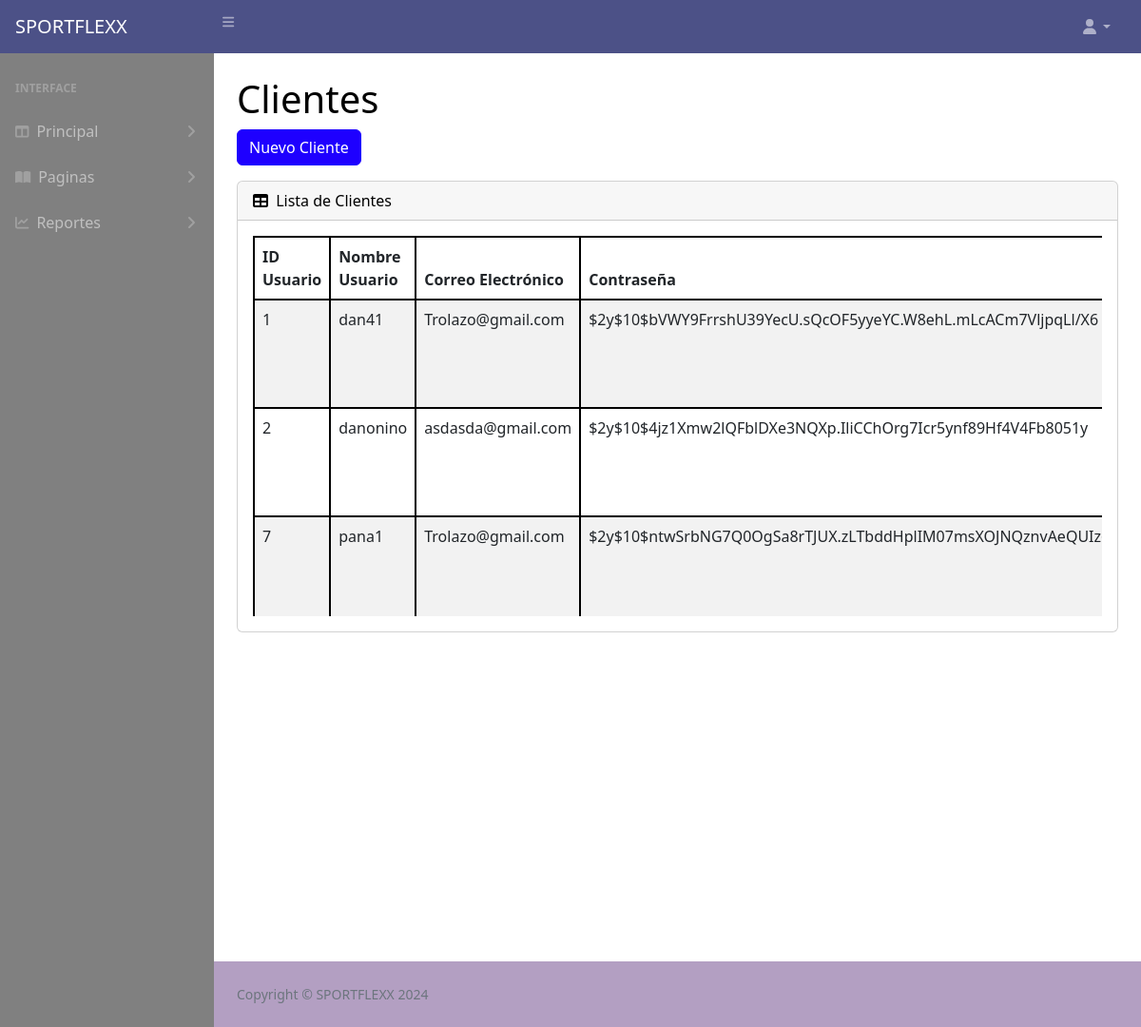
The app's page /Admin/PHP/Menus/clientes.php, older data.
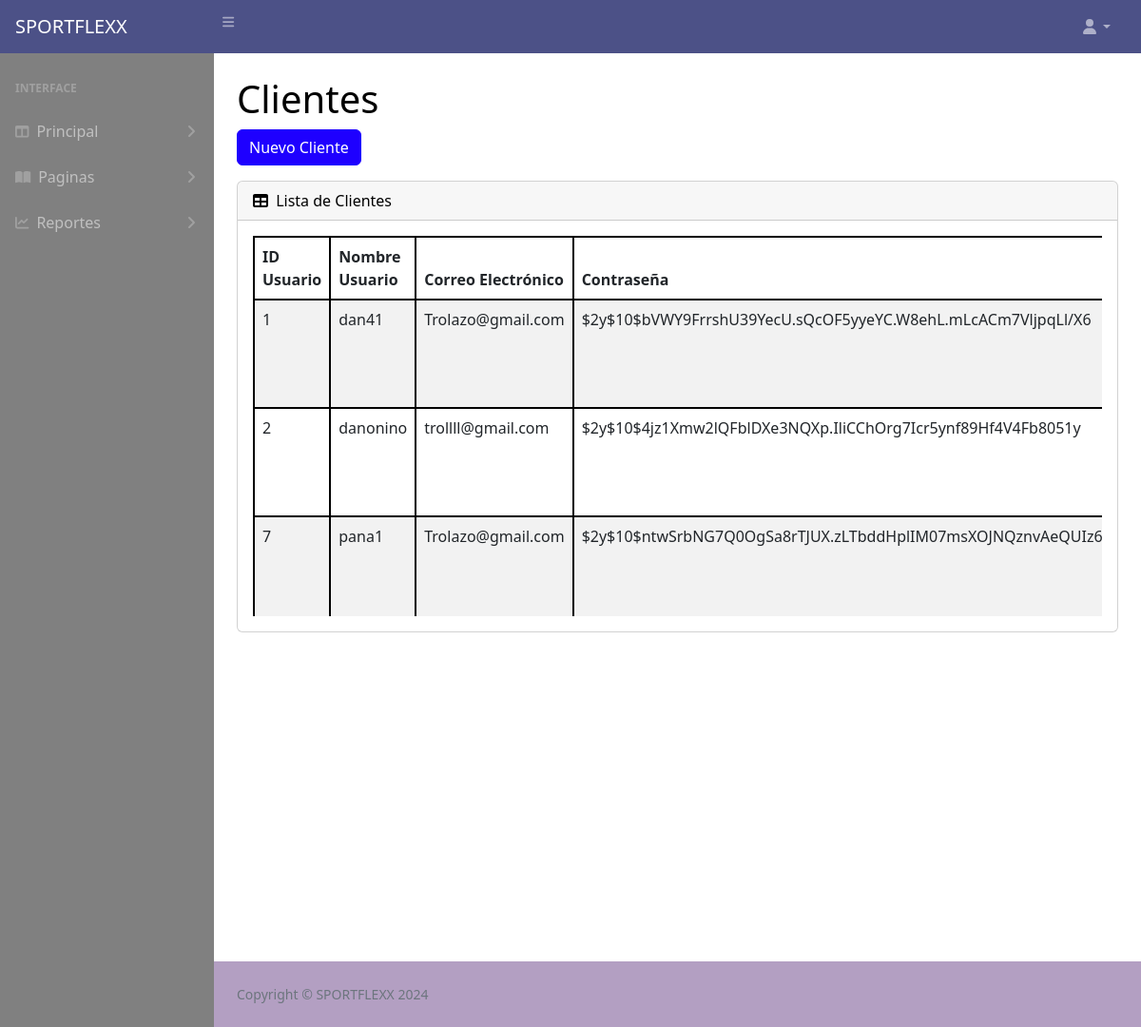
The same page, newer data.
### tables this page shows
CREATE TABLE `cliente` (
  `IdCliente` int(11) NOT NULL,
  `IdUsuario` int(11) NOT NULL,
  `Nombre` varchar(100) NOT NULL,
  `Apellido` varchar(100) NOT NULL,
  `Sexo` varchar(10) DEFAULT NULL,
  `FechaNacimiento` date DEFAULT NULL,
  `Telefono` varchar(20) DEFAULT NULL,
  `Dni` varchar(15) DEFAULT NULL
);

CREATE TABLE `usuario` (
  `IdUsuario` int(11) NOT NULL,
  `NombreUsuario` varchar(100) NOT NULL,
  `CorreoElectronico` varchar(100) NOT NULL,
  `Contrasena` varchar(255) NOT NULL,
  `IdRol` int(11) NOT NULL,
  `Intentos` int(11) DEFAULT 3,
  `Bloqueado` bit(1) DEFAULT b'0'
);

### Admin/PHP/Menus/clientes.php (the view, shortened to what this page needs)
<?php
$obj = new Conectar();
$conexion = $obj->getConexion();
$sqlClientes = "SELECT cliente.*, usuario.IdUsuario, usuario.NombreUsuario, usuario.CorreoElectronico, usuario.Contrasena, usuario.IdRol,
                (SELECT direccion.Direccion FROM direccion WHERE direccion.IdCliente = cliente.IdCliente LIMIT 1) as Direccion
                FROM cliente
                JOIN usuario ON cliente.IdUsuario = usuario.IdUsuario";
$rsClientes = mysqli_query($conexion, $sqlClientes);
?>
<!DOCTYPE html>
<html lang="en">
<head>
    <link href="https://cdn.jsdelivr.net/npm/simple-datatables@7.1.2/dist/style.min.css" rel="stylesheet" />
    <link href="../estilos/stylesAdmin.css" rel="stylesheet" />
    <link href="https://cdn.jsdelivr.net/npm/bootstrap@5.2.3/dist/css/bootstrap.min.css" rel="stylesheet" />
<?php
include_once "navbar_admin.php";
?>
        <div id="layoutSidenav_content">
            <main>
                <div class="container-fluid px-4">
                    <h1 class="mt-4">Clientes</h1>
                    <button class="btn btn-success mb-3" id="addClientBtn" data-bs-toggle="modal" data-bs-target="#modalCliente" onclick="clearForm()">Nuevo Cliente</button>
                    <div class="card mb-4">
                        <div class="card-header">
                            <i class="fas fa-table me-1"></i>
                            Lista de Clientes
                        </div>
                        <div class="card-body">
                            <div class="table-responsive">
                                <table id="datatablesSimple" class="table table-striped table-bordered">
                                    <thead>
                                        <tr>
                                            <th>ID Usuario</th>
                                            <th>Nombre Usuario</th>
                                            <th>Correo Electrónico</th>
                                            <th>Contraseña</th>
                                        </tr>
                                    </thead>
                                    <tbody>
                                        <?php while ($cliente = mysqli_fetch_assoc($rsClientes)) : ?>
                                        <tr>
                                            <td><?php echo $cliente['IdUsuario']; ?></td>
                                            <td><?php echo $cliente['NombreUsuario']; ?></td>
                                            <td><?php echo $cliente['CorreoElectronico']; ?></td>
                                            <td><?php echo $cliente['Contrasena']; ?></td>
                                        </tr>
                                        <?php endwhile; ?>
                                    </tbody>
                                </table>
                            </div>
                        </div>
                    </div>
                </div>
            </main>
            <?php
            include_once "footer_Admin.php";
            ?>
        </div>
    </div>
</body>
</html>

Row changes from the older to the newer data that the page shows:
changed cliente "danonino": IdUsuario.CorreoElectronico "asdasda@gmail.com" → "trollll@gmail.com"
